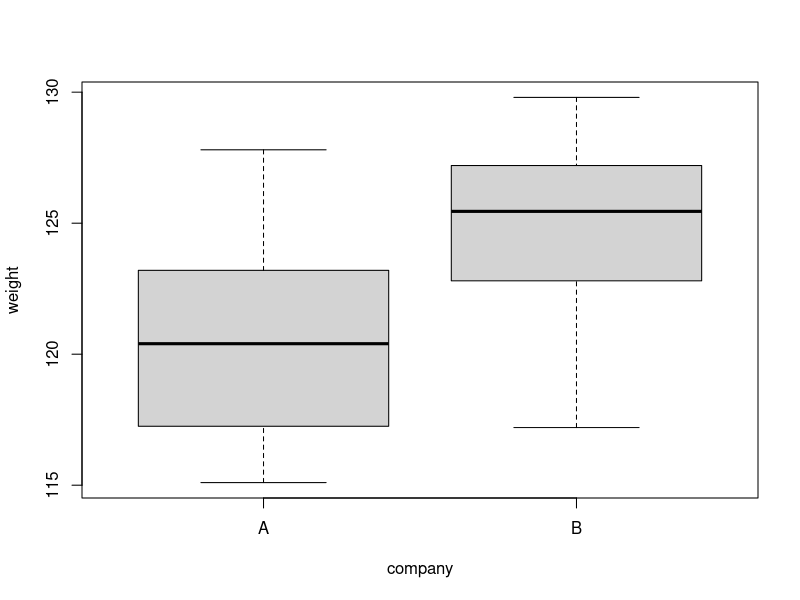
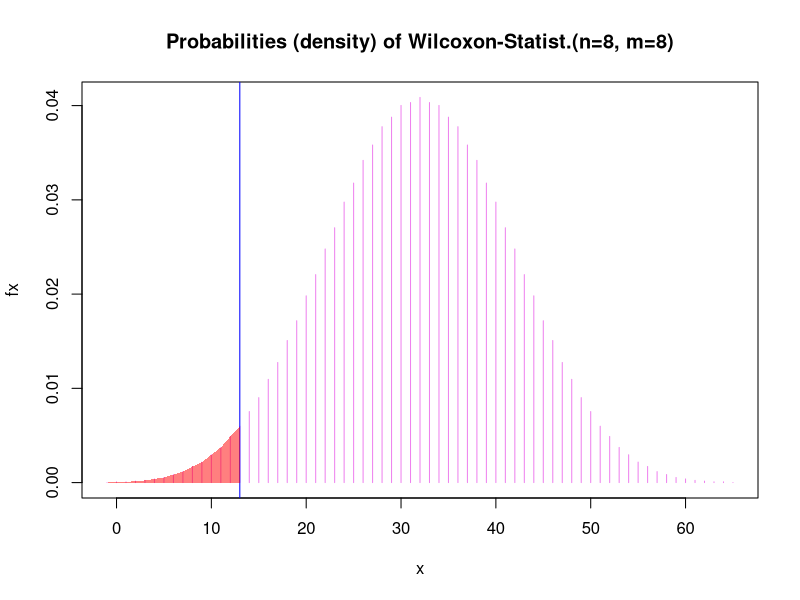
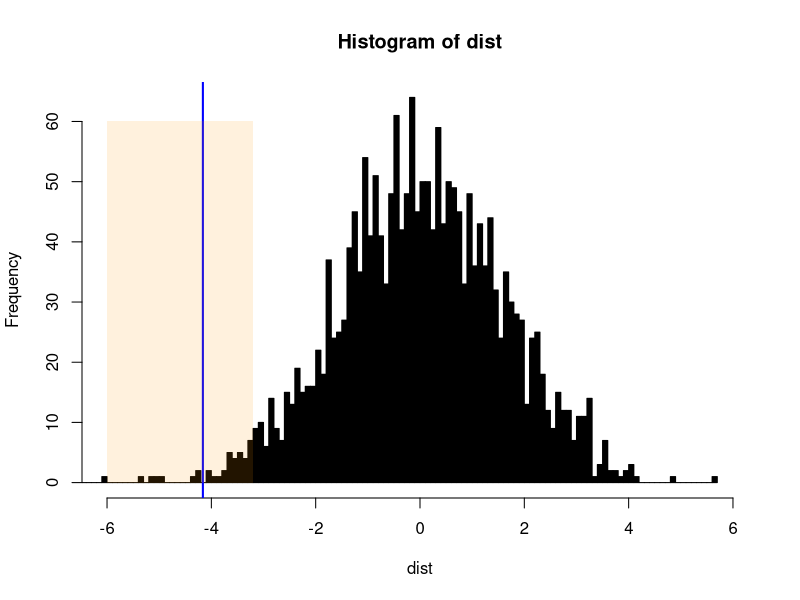

Reproduce these figures in R, in order.
## ---- chunk 1
A <- c(117.1, 121.3, 127.8, 121.9, 117.4, 124.5, 119.5, 115.1)
B <- c(123.5, 125.3, 126.5, 127.9, 122.1, 125.6, 129.8, 117.2)
dat <- data.frame(weight = c(A,B), 
                  company = rep(c("A","B"), each=8))
dat$company <- factor(dat$company)
boxplot(weight ~ company, data = dat)
## ---- chunk 2
# Use help(wilcox.test) to determine the inputs for this function. You can use ~ to specify the relationship between weight and company.
wt = wilcox.test(weight ~ company, data = dat, exact = TRUE)
## ---- chunk 3
x <- -1: (8*8 + 1) 
# The p-value is calculated by determining the index for which the cumulative sum of fx exceeds 0.05. Therefore, we should be careful to index correctly on x as well.

fx <- dwilcox(x, 8, 8) # dwilcox is a builtin R function that determines the Wilcoxon distribution given the sizes of the two samples

thresholdValue <- 0.025 # two-sided test since we want 0.025 as both ends

ix <- which(cumsum(fx) <= thresholdValue) # cumulative sum is summing probabilities up to the edge of the rejection region in order to determine the p-value. However, the p-value will not be exact as it is a discrete distribution.

tx <- x[length(ix)] # determines the maximum x-value for which the sum of probabilities is still under the threshold value

# Plot the distribution, rejection region, and observed test statistic
plot(x, fx, type = "h", col = "violet",
     main =  "Probabilities (density) of Wilcoxon-Statist.(n=8, m=8)") + abline(v=wt$statistic, col="blue")+ polygon(c(x[x <= tx], tx, tx), c(fx[x <= tx], 0, 0), col=rgb(1, 0, 0,0.5), border=NA) 
## ---- chunk 4
# Combine the data from group A and B 
pooled <- c(A,B)

# Try resampling the combined data from above. What are we trying to calculate here? Use help(sample) to get started.
mean(sample(pooled, length(A), FALSE))-mean(sample(pooled, length(B), FALSE))

## ---- chunk 5
# Divide the combined data into two groups and calculate their difference in means 2000 times  
nresamples <- 2000
dist <- replicate(nresamples, mean(sample(pooled, length(A), FALSE))-mean(sample(pooled, length(B), FALSE)))

# Plot the histogram
histogram = hist(dist, xlim = c(-6, 6), col = "black", breaks = 100)
thresholdValue <- 0.025
ix <- which(cumsum(histogram$counts)/nresamples <= thresholdValue)
tx <- histogram$breaks[length(ix)]
tx
abline(v = mean(A)-mean(B), col = "blue", lwd = 2)
polygon(x=c(-6,-6,tx,tx), y=c(0,60,60,0), col="#FF990022", border=F)
